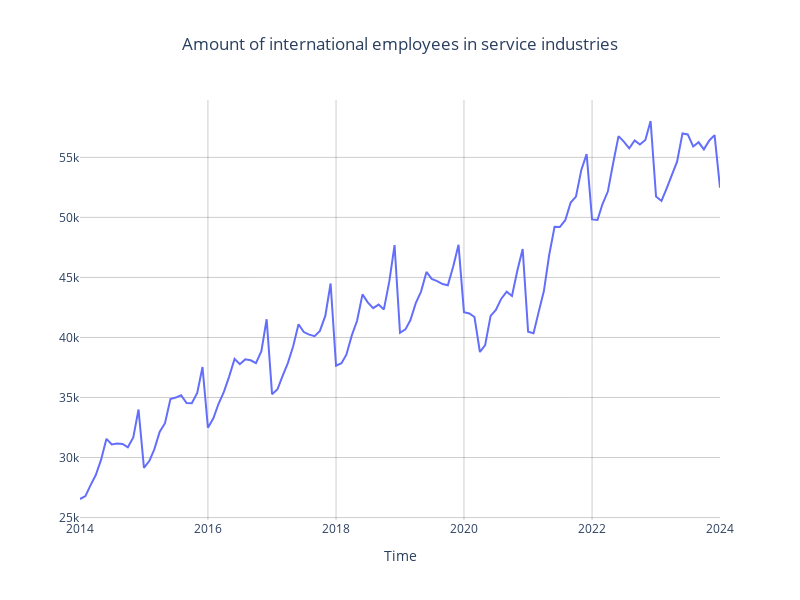

Notebook source saved alongside this figure:
### Markdown cell above
**2) Interactive plot of development of amount of international employees for all sub-industries in the service sector**

As seen above, the trend of labor shortage for both the manufacturing and construction is going downwards, while the service sector is starting to go slightly upwards again. We therefor focus our energy on the service industry going forward.

Below is an interactive graph displaying the amount of international workers for the service sector as a total and for all seven sub-industries; finance, insurance, and real estate, hotels and restaurents, information and communication, cleaning and other operational services, transport, research and consultancy, and culture, leisure, and other services.

### Code cell
import plotly.graph_objects as go
from plotly.subplots import make_subplots
import ipywidgets as widgets
from IPython.display import display, clear_output

fig = make_subplots(rows=1, cols=1, shared_xaxes=True)

for column in int_labor_p.columns:
    fig.add_trace(go.Scatter(x=int_labor_p.index, y=int_labor_p[column], mode='lines', name=column, visible=False))

fig.data[0].visible = True
fig.update_layout(
    title={'text': "Amount of international employees in service industries", 'x': 0.5, 'xanchor': 'center'},
    xaxis_title='Time',
    template='plotly_white',
    height=600,
    width=800,
    xaxis=dict(
        showgrid=True,  
        gridcolor='rgba(0, 0, 0, 0.2)',
    ),
    yaxis=dict(
        showgrid=True,   
        gridcolor='rgba(0, 0, 0, 0.2)', 
    ),
)

def plot_emp(industry):
    for trace in fig.data:
        trace.visible = (trace.name == industry)

    clear_output(wait=True)
    fig.show()   
    display(industry_dropdown)

industry_menu = widgets.Dropdown(options=int_labor_p.columns, description='industry:')
industry_menu.observe(lambda change: plot_emp(change.new), names='value')

clear_output(wait=True)
fig.show()
display(industry_menu)
